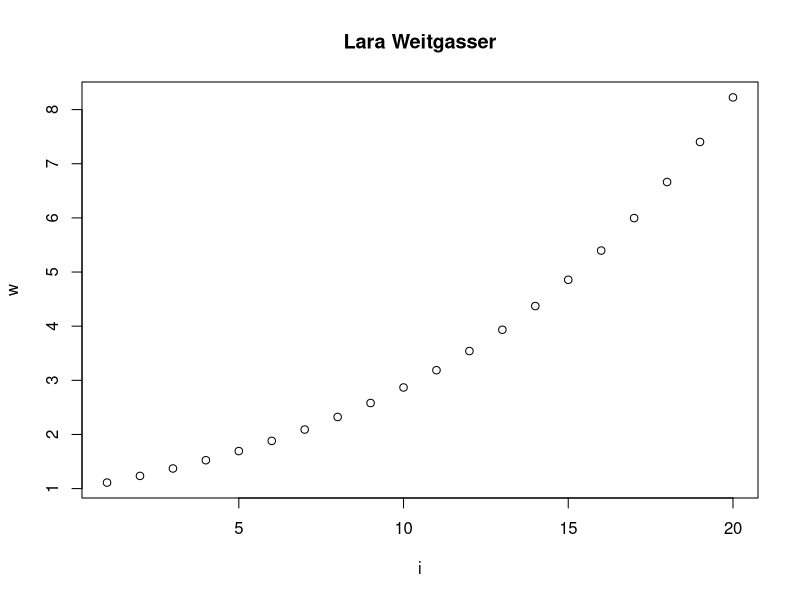
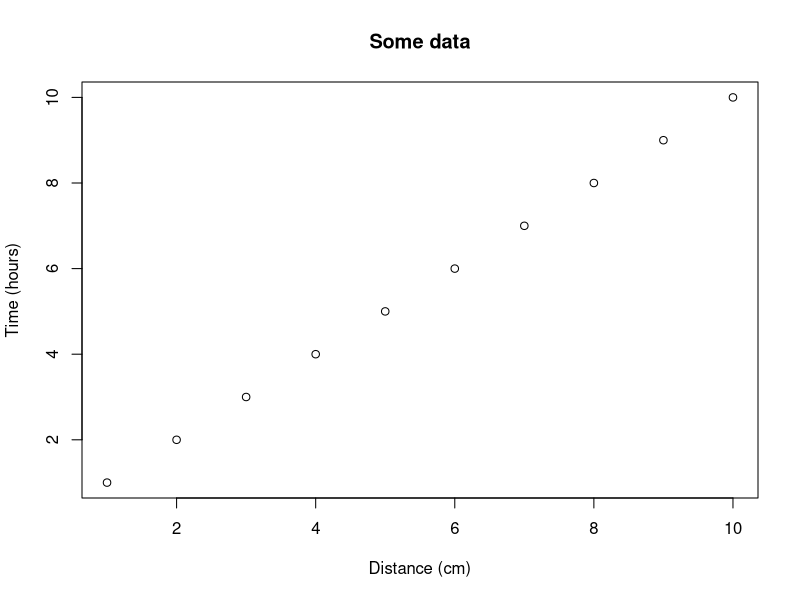
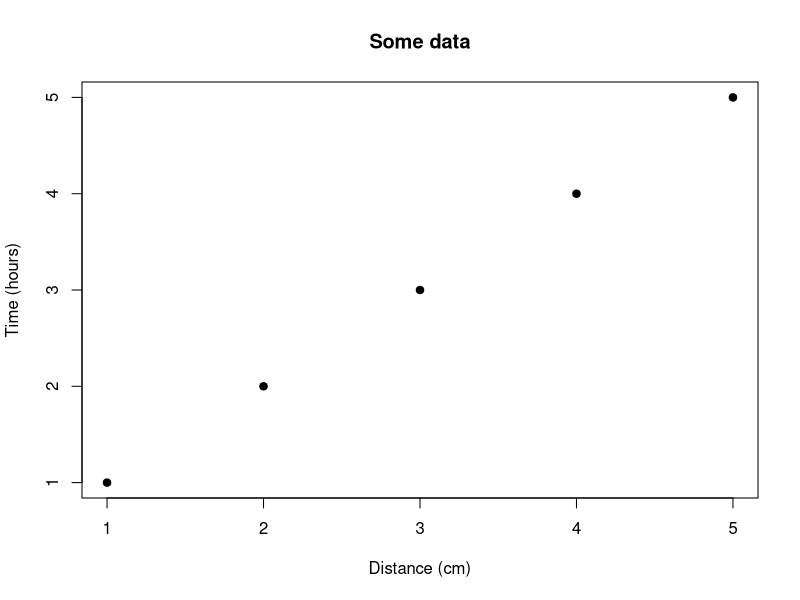

Source code (R) for these figures, in order:
## ---- chunk 1
knitr::opts_chunk$set(echo = TRUE) # By default, show code; set to FALSE to hide it
knitr::opts_chunk$set(fig.pos = 'H') # Places figures on pages separate from text
knitr::opts_chunk$set(out.width = '100%', dpi=300) # Figure resolution and size
knitr::opts_chunk$set(fig.env = "figure") # Latex figure environment
## ---- chunk 2
n <- 0.9
i <- c(1:20)
1/n^i
cumsum(i)
w <- 1/n^i


plot(i,w, main="Lara Weitgasser")
## ---- chunk 3
plot(1:10, main = "Some data", xlab = "Distance (cm)", 
     ylab = "Time (hours)")
## ---- chunk 4
plot(1:5, pch = 19, main = "Some data", xlab = "Distance (cm)", 
     ylab = "Time (hours)")
## ---- chunk 5
df = data.frame(ID = 1:3, code = letters[1:3])

# Creates tables that follow OUP guidelines using xtable
library(xtable) 
print(xtable(df, caption = "This is the table caption", 
             label = "tab:tab1"), comment = FALSE)
## ---- chunk 6
df = data.frame(ID = 1:3, code = letters[1:3])

# kable can alse be used for creating tables
knitr::kable(df, caption = "This is the table caption", format = "latex",
             booktabs = TRUE, label = "tab2")
